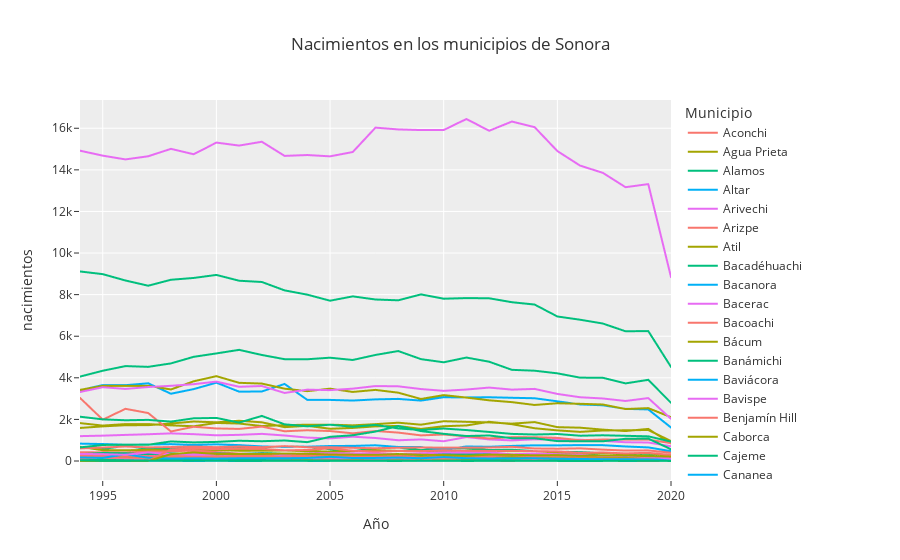

The notebook cell this image was saved under:
### Code cell
#Graficando Serie de tiempo para cada uno de los municipios
fig = px.line(nacimientos_tidy, x="año", y='nacimientos',color='municipio',
              title='Nacimientos en los municipios de Sonora',
              labels={'municipio':'Municipio',
                      'año':'Año'},
                template='ggplot2')

fig.show()
